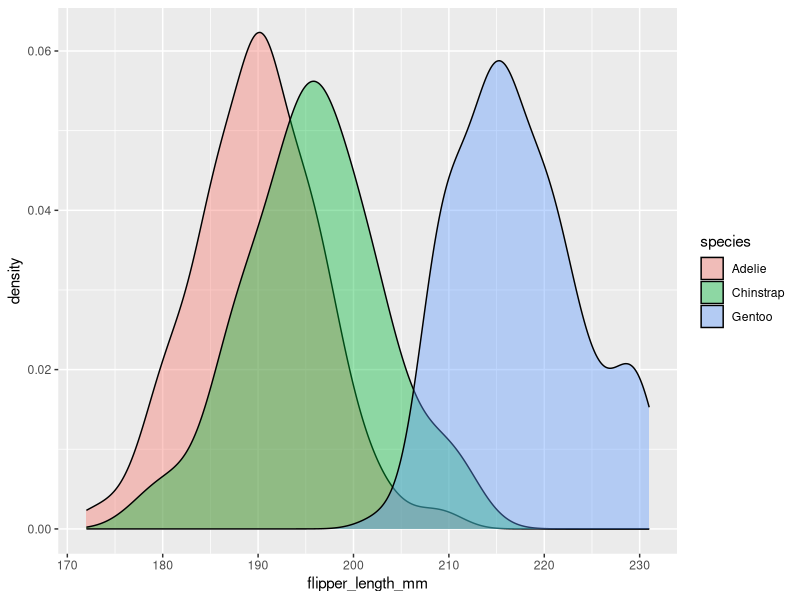
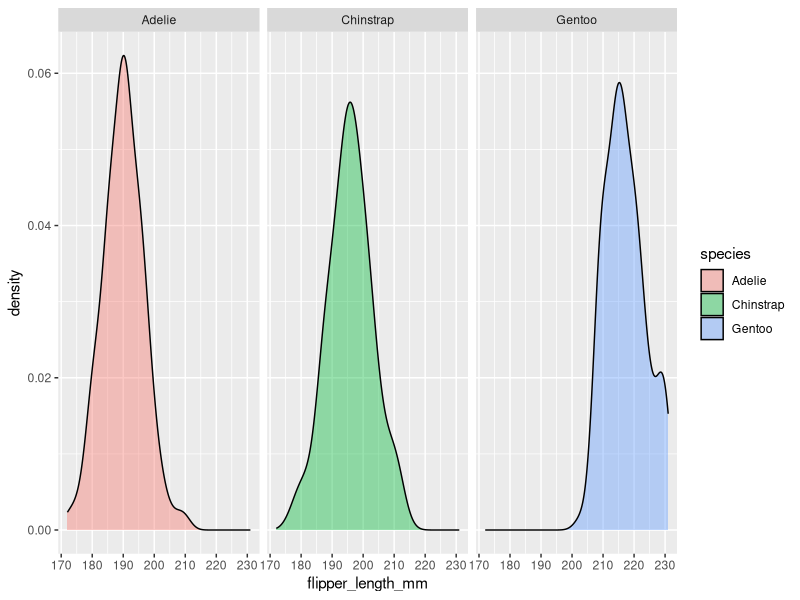

R code for these plots, in order:

            library(ggplot2)
            library(palmerpenguins)
            built_answer <- tryCatch(
                {
                    set.seed(42)
                    ggplot(penguins, aes(x = flipper_length_mm, fill = species)) + geom_density(alpha = 0.4)
                    suppressWarnings(
                        if (!file.exists("/sandbox/figures/flipper-length_density_fill_species_answer.png")) {
                            ggsave(
                                width = 3,
                                height = 3,
                                "/sandbox/figures/flipper-length_density_fill_species_answer.png"
                            )
                        }
                    )
                    suppressWarnings(
                        ggplot_build(last_plot())
                    )
                },
                error = function(e) {
                    'ERROR'
                }
            )
            built_submission <- tryCatch(
                {
                    set.seed(42)
                    ggplot(penguins, aes(x = flipper_length_mm, fill = species)) +
  geom_density(alpha = 0.4) +
  facet_wrap(~ species)
                    suppressWarnings(
                        ggsave(
                            width = 3,
                            height = 3,
                            "figures/flipper-length_density_fill_species_submission_phi4mini.png"
                        )
                    )
                    suppressWarnings(
                        ggplot_build(last_plot())
                    )
                },
                error = function(e) {
                    'ERROR'
                }
            )
            cat(isTRUE(all.equal(built_answer, built_submission)))
        
